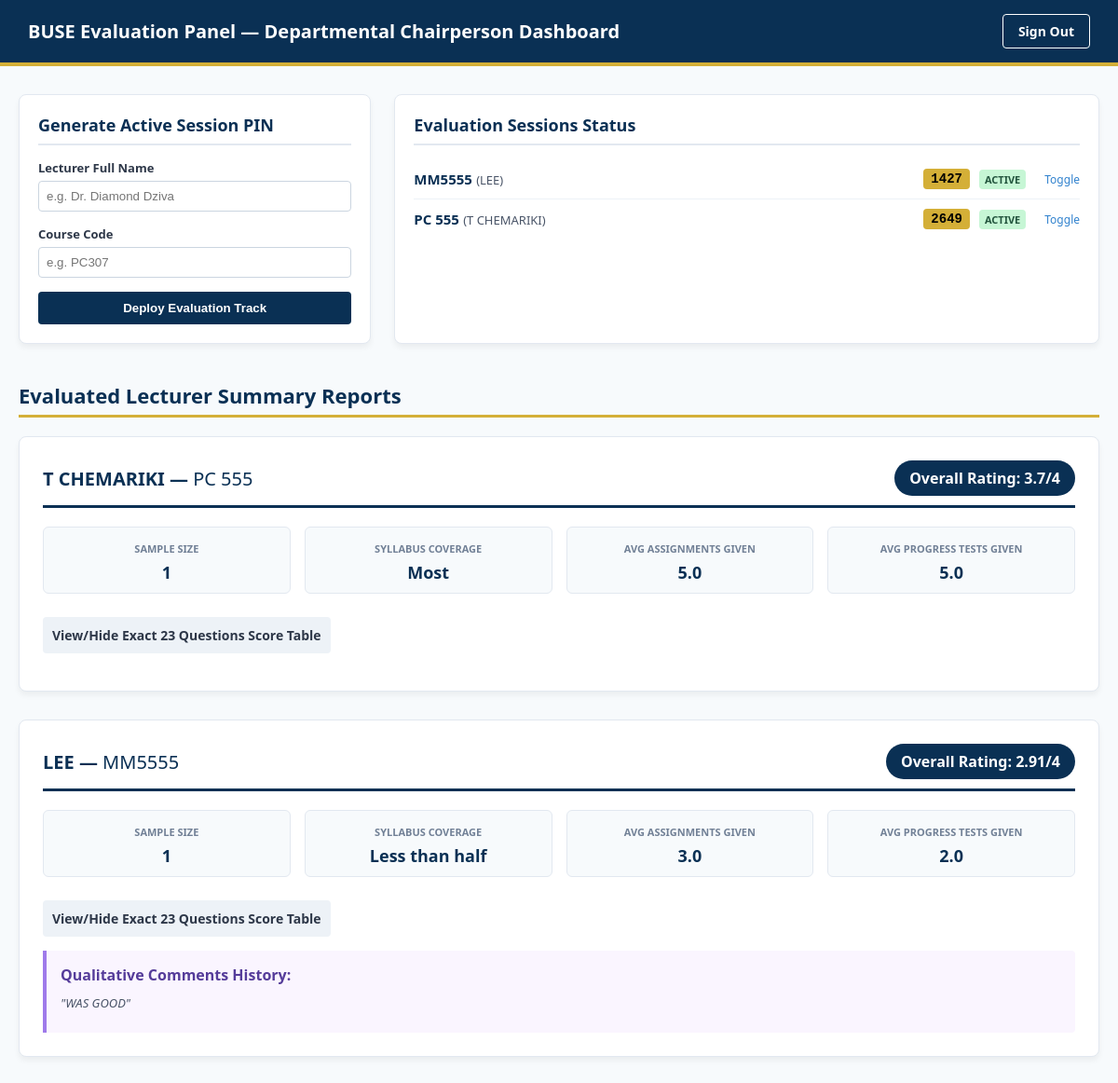
The app's page /admin/dashboard (signed in), older data.
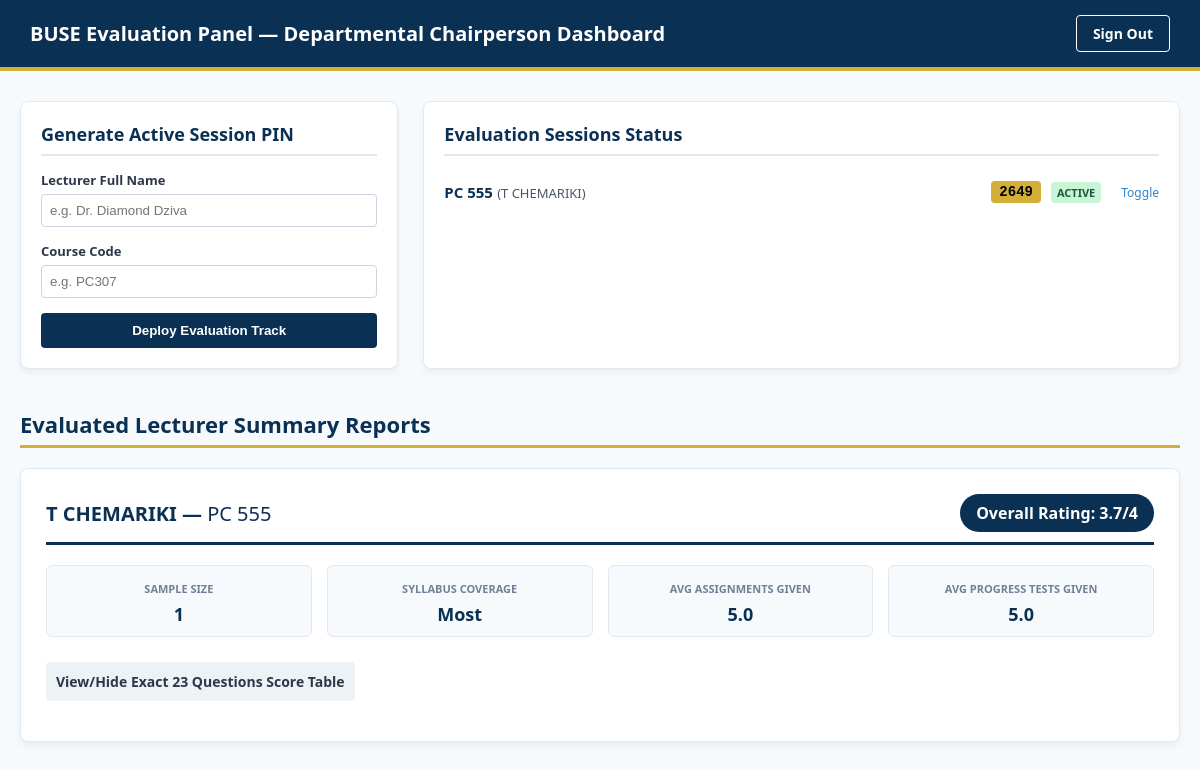
The same page, newer data.
### tables this page shows
CREATE TABLE evaluation_sessions (
            id INTEGER PRIMARY KEY AUTOINCREMENT,
            pin TEXT NOT NULL UNIQUE,
            lecturer_name TEXT NOT NULL,
            course_code TEXT NOT NULL,
            created_at TIMESTAMP DEFAULT CURRENT_TIMESTAMP,
            is_active INTEGER DEFAULT 1
        );

CREATE TABLE responses (
            id INTEGER PRIMARY KEY AUTOINCREMENT,
            session_id INTEGER,
            topic_coverage TEXT,
            num_assignments INTEGER,
            num_tests INTEGER,
            general_comments TEXT,
            submitted_at TIMESTAMP DEFAULT CURRENT_TIMESTAMP,
            FOREIGN KEY(session_id) REFERENCES evaluation_sessions(id)
        );

### app.py (the view)
@app.route('/admin/dashboard')
def dashboard():
    if not session.get('admin_logged_in'):
        flash("You must log in to view the dashboard.", "warning")
        return redirect(url_for('home'))
    conn = get_db_connection()
    sessions = conn.execute('SELECT * FROM evaluation_sessions ORDER BY created_at DESC').fetchall()
    lecturers_data = {}
    db_responses = conn.execute('''
        SELECT r.id, r.topic_coverage, r.num_assignments, r.num_tests, r.general_comments,
               es.lecturer_name, es.course_code
        FROM responses r
        JOIN evaluation_sessions es ON r.session_id = es.id
    ''').fetchall()
    for resp in db_responses:
        key = (resp['lecturer_name'], resp['course_code'])
        if key not in lecturers_data:
            lecturers_data[key] = {
                "lecturer_name": resp['lecturer_name'],
                "course_code": resp['course_code'],
                "submissions_count": 0,
                "topic_coverages": [],
                "assignments_sum": 0,
                "tests_sum": 0,
                "comments": [],
                "scores_by_question": {q['id']: [] for q in BUSE_QUESTIONS}
            }
        lecturers_data[key]["submissions_count"] += 1
        if resp['topic_coverage']:
            lecturers_data[key]["topic_coverages"].append(resp['topic_coverage'])
        lecturers_data[key]["assignments_sum"] += resp['num_assignments'] if resp['num_assignments'] else 0
        lecturers_data[key]["tests_sum"] += resp['num_tests'] if resp['num_tests'] else 0
        if resp['general_comments']:
            lecturers_data[key]["comments"].append(resp['general_comments'])
        scores = conn.execute('SELECT question_num, score FROM question_scores WHERE response_id = ?',
                              (resp['id'],)).fetchall()
        for s in scores:
            q_num = s['question_num']
            if q_num in lecturers_data[key]["scores_by_question"]:
                lecturers_data[key]["scores_by_question"][q_num].append(s['score'])
    processed_lecturers = []
    for key, data in lecturers_data.items():
        avg_scores = {}
        grand_total = 0
        questions_answered = 0
        for q in BUSE_QUESTIONS:
            scores_list = data["scores_by_question"][q['id']]
            if scores_list:
                avg = round(sum(scores_list) / len(scores_list), 2)
                avg_scores[q['id']] = avg
                grand_total += sum(scores_list)
                questions_answered += len(scores_list)
            else:
                avg_scores[q['id']] = "N/A"
        overall_avg = round(grand_total / questions_answered, 2) if questions_answered > 0 else "N/A"
        coverages = data["topic_coverages"]
        mode_coverage = max(set(coverages), key=coverages.count) if coverages else "No Data"
        avg_assignments = round(data["assignments_sum"] / data["submissions_count"], 1) if data[
                                                                                               "submissions_count"] > 0 else 0
        avg_tests = round(data["tests_sum"] / data["submissions_count"], 1) if data["submissions_count"] > 0 else 0
        processed_lecturers.append({
            "lecturer_name": data["lecturer_name"],
            "course_code": data["course_code"],
            "submissions_count": data["submissions_count"],
            "overall_average": overall_avg,
            "avg_assignments": avg_assignments,
            "avg_tests": avg_tests,
            "mode_coverage": mode_coverage,
            "avg_scores": avg_scores,
            "comments": data["comments"]
        })
    conn.close()
    return render_template('dashboard.html', sessions=sessions, lecturers=processed_lecturers, questions=BUSE_QUESTIONS)

### app.py (called while the page is built)
def get_db_connection():
    conn = sqlite3.connect(DB_FILE)
    conn.row_factory = sqlite3.Row
    return conn

### templates/dashboard.html (shortened to what this page needs)
<!DOCTYPE html>
<html lang="en">
<head>
</head>
<body>
<div class="nav-bar">
    <h1>BUSE Evaluation Panel — Departmental Chairperson Dashboard</h1>
    <a href="{{ url_for('admin_logout') }}" class="btn-logout">Sign Out</a>
</div>
<div class="dashboard-container">
    <div class="control-grid">
        <div class="panel">
            <h2>Generate Active Session PIN</h2>
            <form action="{{ url_for('create_session') }}" method="POST">
                <div class="form-row">
                    <label for="lecturer_name">Lecturer Full Name</label>
                    <input type="text" id="lecturer_name" name="lecturer_name" placeholder="e.g. Dr. Diamond Dziva" required>
                </div>
                <div class="form-row">
                    <label for="course_code">Course Code</label>
                    <input type="text" id="course_code" name="course_code" placeholder="e.g. PC307" required>
                </div>
                <button type="submit" class="btn-action">Deploy Evaluation Track</button>
            </form>
        </div>
        <div class="panel">
            <h2>Evaluation Sessions Status</h2>
            <div style="max-height: 230px; overflow-y: auto;">
                {% if not sessions %}
                    <p style="color: #718096; font-size: 14px;">No evaluation tracks created yet.</p>
                {% else %}
                    {% for s in sessions %}
                        <div class="session-item">
                            <div>
                                <strong style="font-size:15px; color: var(--buse-blue);">{{ s.course_code }}</strong>
                                <span style="font-size: 13px; color: #4A5568;">({{ s.lecturer_name }})</span>
                            </div>
                            <div style="display: flex; align-items: center; gap: 10px;">
                                <span class="pin-badge">{{ s.pin }}</span>
                                {% if s.is_active == 1 %}
                                    <span class="status-badge status-active">Active</span>
                                {% else %}
                                    <span class="status-badge status-inactive">Closed</span>
                                {% endif %}
                                <a href="{{ url_for('toggle_session', session_id=s.id) }}" class="toggle-link">Toggle</a>
                            </div>
                        </div>
                    {% endfor %}
                {% endif %}
            </div>
        </div>
    </div>
    <h2 style="color: var(--buse-blue); font-size: 22px; margin-bottom: 20px; border-bottom: 3px solid var(--buse-gold); padding-bottom: 6px;">
        Evaluated Lecturer Summary Reports
    </h2>
    {% if not lecturers %}
        <div class="panel" style="text-align: center; padding: 40px;">
            <p style="color: #718096; font-size: 16px;">No student peer evaluation responses captured yet. Active evaluation sessions must receive feedback submissions.</p>
        </div>
    {% else %}
        {% for lec in lecturers %}
        <div class="lecturer-report-card">
            <div class="report-header">
                <h3>{{ lec.lecturer_name }} — <span style="font-weight: normal;">{{ lec.course_code }}</span></h3>
                <div class="overall-score-badge">Overall Rating: {{ lec.overall_average }}/4</div>
            </div>
            <div class="meta-stats-row">
                <div class="stat-box">
                    <small>Sample Size</small>
                    <div>{{ lec.submissions_count }}</div>
                </div>
                <div class="stat-box">
                    <small>Syllabus Coverage</small>
                    <div>{{ lec.mode_coverage }}</div>
                </div>
                <div class="stat-box">
                    <small>Avg Assignments Given</small>
                    <div>{{ lec.avg_assignments }}</div>
                </div>
                <div class="stat-box">
                    <small>Avg Progress Tests Given</small>
                    <div>{{ lec.avg_tests }}</div>
                </div>
            </div>
            <div class="details-trigger" onclick="toggleDetails('details-{{ loop.index }}')">
                View/Hide Exact 23 Questions Score Table
            </div>
            {% if lec.comments %}
            <div class="comments-box">
                <h4>Qualitative Comments History:</h4>
                {% for comment in lec.comments %}
                    <div class="comment-item">"{{ comment }}"</div>
                {% endfor %}
            </div>
            {% endif %}
        </div>
        {% endfor %}
    {% endif %}
</div>
</body>
</html>

### templates/dashboard.html (style rules this page uses)
:root { --buse-blue: #0A3054; --buse-gold: #D4AF37; --dark-gray: #2c3e50; --border-color: #E2E8F0; }
body { font-family: 'Segoe UI', Arial, sans-serif; background-color: #F7FAFC; margin: 0; padding: 0; color: #2D3748; }
.nav-bar { background-color: var(--buse-blue); color: white; padding: 15px 30px; display: flex; justify-content: space-between; align-items: center; border-bottom: 4px solid var(--buse-gold); }
.nav-bar h1 { margin: 0; font-size: 20px; }
.btn-logout { background-color: transparent; border: 1px solid white; color: white; padding: 8px 16px; border-radius: 4px; text-decoration: none; font-size: 14px; font-weight: bold; transition: all 0.2s; }
.dashboard-container { max-width: 1200px; margin: 30px auto; padding: 0 20px; }
.control-grid { display: grid; grid-template-columns: 1fr 2fr; gap: 25px; margin-bottom: 40px; }
.panel { background: white; border-radius: 8px; padding: 20px; box-shadow: 0 4px 6px rgba(0,0,0,0.05); border: 1px solid var(--border-color); }
.panel h2 { margin-top: 0; color: var(--buse-blue); font-size: 18px; border-bottom: 2px solid var(--border-color); padding-bottom: 8px; margin-bottom: 15px; }
.form-row { margin-bottom: 15px; }
.form-row label { display: block; font-size: 13px; font-weight: bold; margin-bottom: 5px; }
.form-row input { width: 100%; padding: 8px; border: 1px solid #CBD5E0; border-radius: 4px; box-sizing: border-box; }
.btn-action { background-color: var(--buse-blue); color: white; border: none; padding: 10px 15px; border-radius: 4px; font-weight: bold; cursor: pointer; width: 100%; }
.session-item { display: flex; justify-content: space-between; align-items: center; padding: 10px 0; border-bottom: 1px solid #EDF2F7; }
.session-item:last-child { border-bottom: none; }
.pin-badge { background-color: var(--buse-gold); color: black; padding: 3px 8px; border-radius: 4px; font-family: monospace; font-weight: bold; font-size: 14px; }
.status-badge { padding: 3px 6px; border-radius: 4px; font-size: 11px; font-weight: bold; text-transform: uppercase; }
.status-active { background-color: #C6F6D5; color: #22543D; }
.toggle-link { font-size: 12px; color: #3182CE; text-decoration: none; margin-left: 10px; }
.lecturer-report-card { background: white; border-radius: 8px; padding: 25px; margin-bottom: 30px; box-shadow: 0 4px 6px rgba(0,0,0,0.05); border: 1px solid var(--border-color); }
.report-header { display: flex; justify-content: space-between; align-items: center; border-bottom: 3px solid var(--buse-blue); padding-bottom: 10px; margin-bottom: 20px; }
.report-header h3 { margin: 0; color: var(--buse-blue); font-size: 20px; }
.overall-score-badge { background: var(--buse-blue); color: white; padding: 8px 16px; border-radius: 20px; font-size: 16px; font-weight: bold; }
.meta-stats-row { display: grid; grid-template-columns: repeat(4, 1fr); gap: 15px; margin-bottom: 25px; text-align: center; }
.stat-box { background: #F7FAFC; padding: 10px; border-radius: 6px; border: 1px solid var(--border-color); }
.stat-box small { font-size: 11px; color: #718096; text-transform: uppercase; font-weight: bold; }
.stat-box div { font-size: 18px; font-weight: bold; color: var(--buse-blue); margin-top: 4px; }
.details-trigger { background-color: #EDF2F7; padding: 10px; border-radius: 4px; cursor: pointer; font-size: 14px; font-weight: bold; display: inline-block; margin-bottom: 15px; }

Row changes from the older to the newer data that the page shows:
removed evaluation_sessions: course_code "MM5555", lecturer_name "LEE", pin "1427", is_active "ACTIVE"
removed responses: lecturer_name "LEE", course_code "MM5555", overall_average "2.91", submissions_count "1", mode_coverage "Less than half", avg_assignments "3.0", avg_tests "2.0", general_comments "WAS GOOD"
